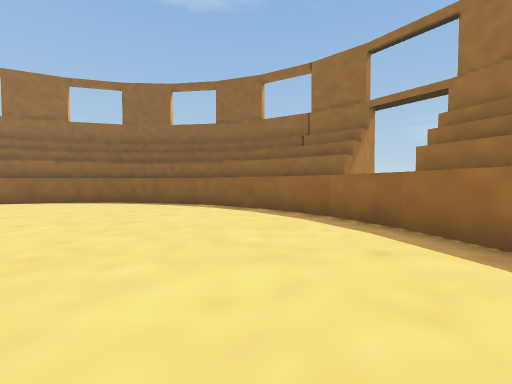
[1] (above)

12 first-person views from a walk through a scene from a Unity 3-D project. The camera is 1.3 m above the floor, tilts 2° down and sees 90° across. The floor is counted in squares, 2 m on a side. Each view is taken from the middle of a square. On the plan, view 1 faces up. The plan holds only what a view shows up to about 9 squares ahead; the rest is blank. The place goes on beyond the plan. Some animated figures are not drawn.

[2]
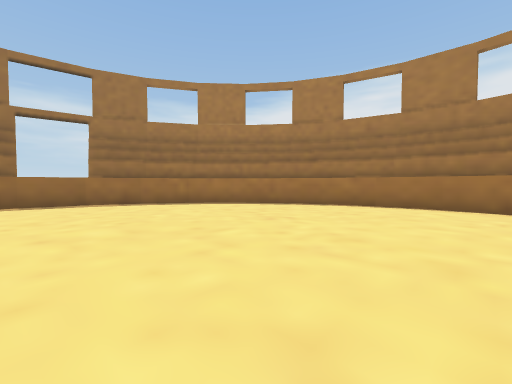

[3]
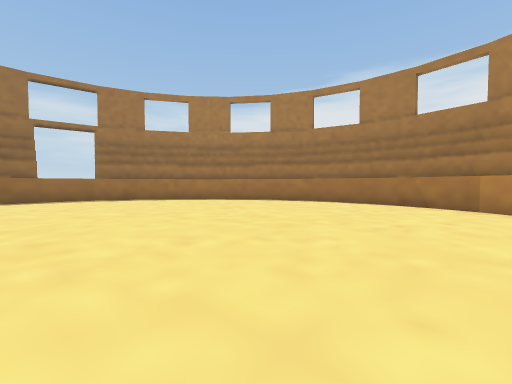

[4]
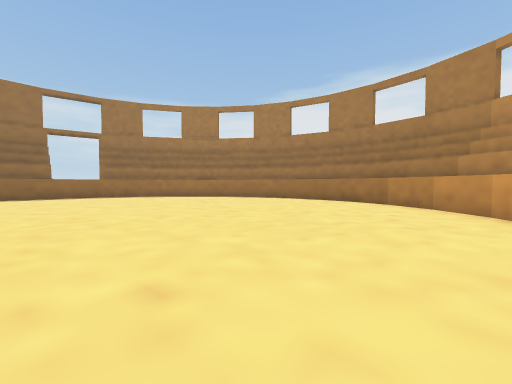

[5]
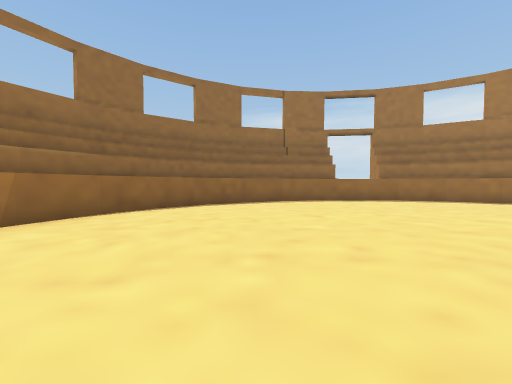

[6]
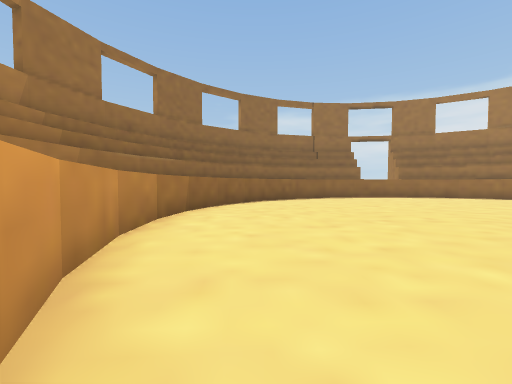

[7]
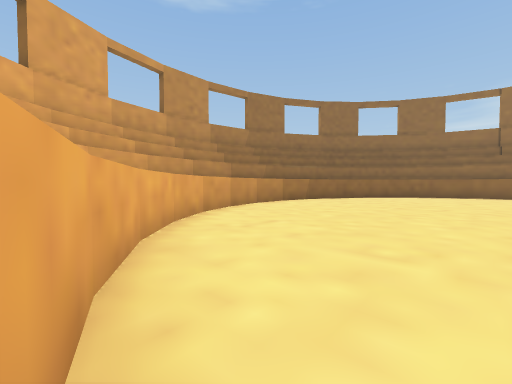

[8]
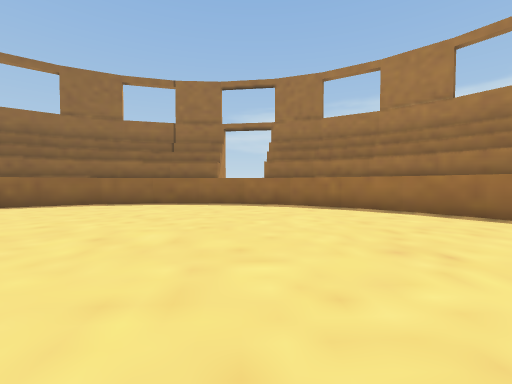

[9]
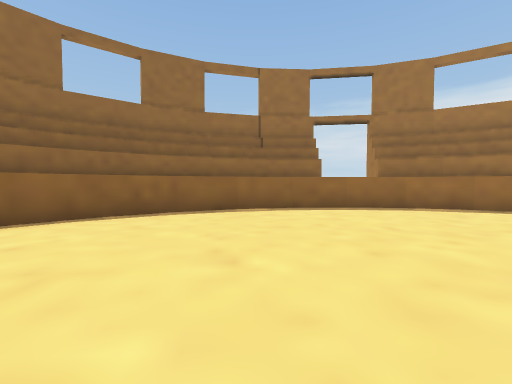

[10]
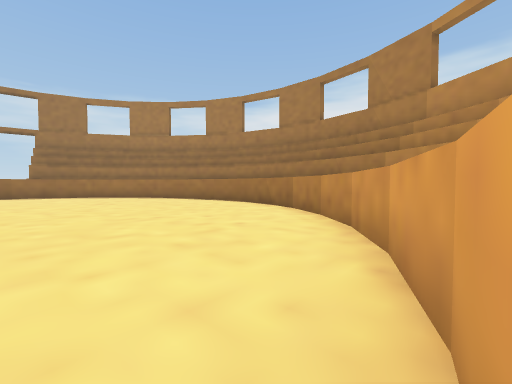

[11]
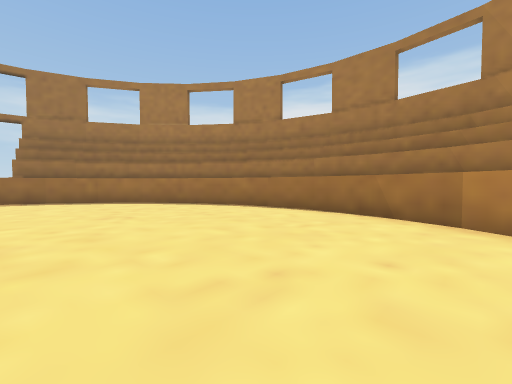

[12]
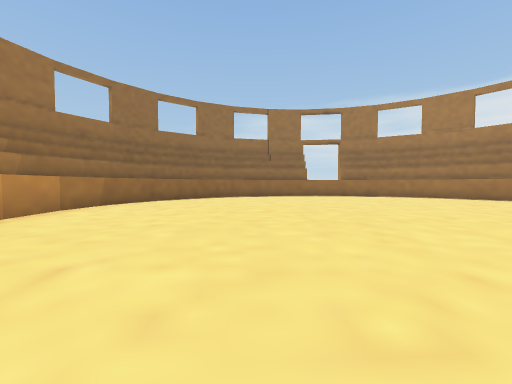

### Floor plan
Points are (right, up) in squares from view 1. A wall is a line through its corners. A room is listed if a view was taken in it or the views show most of it. See-through windows are left out.
Room 1 (views 1, 2, 3, 4, 5, 6, 7, 8, 9, 10, 11, 12)
walls: (-12.3, -0.1) (-11.9, -1.7); (-8.1, -5.7) (-6.6, -6.2); (-8.7, -5.4) (-8, -5.8); (-5.3, -6.4) (-3.7, -6.3); (-10.9, 5.5) (-11.8, 4.1); (-6.8, -6.2) (-5.2, -6.4); (-11.7, 4.2) (-12.2, 2.8) (-12.4, 1.3) (-12.3, -0.2); (-12, -1.5) (-11.4, -2.6); (-8.8, 7.4) (-10, 6.5); (-1, -5.3) (0.2, -4.4); (-2.4, -6) (-0.9, -5.3); (-6.1, 8.4) (-7.6, 8); (1.4, 4.9) (0.5, 6.1); (-3.8, -6.4) (-2.3, -5.9); (0.1, -4.5) (1.2, -3.3); (2.5, 0.7) (2.4, 2.2); (-10, 6.6) (-11, 5.3); (-4.6, 8.5) (-6.2, 8.4); (1.1, -3.4) (1.9, -2); (-7.5, 8.1) (-8.9, 7.4); (-3.1, 8.3) (-4.8, 8.5); (-1.7, 7.8) (-3.3, 8.3); (2.1, 3.6) (1.4, 5); (1.9, -2.1) (2.3, -0.7) (2.5, 0.8); (0.6, 6.1) (-0.6, 7.1); (-0.5, 7.1) (-1.8, 7.8); (2.5, 2.1) (2.1, 3.7)

Positions as (right, up) in squares from view 1, and headings:
1: (0, 0), facing up
2: (-6, 0), facing right
3: (-8, -1), facing right
4: (-10, -2), facing right
5: (-9, 2), facing up-right
6: (-12, 2), facing up-right
7: (-11, -3), facing up
8: (-4, -1), facing up-right
9: (-6, 3), facing up-right
10: (-9, -5), facing right
11: (-6, -3), facing right
12: (-11, -1), facing up-right
